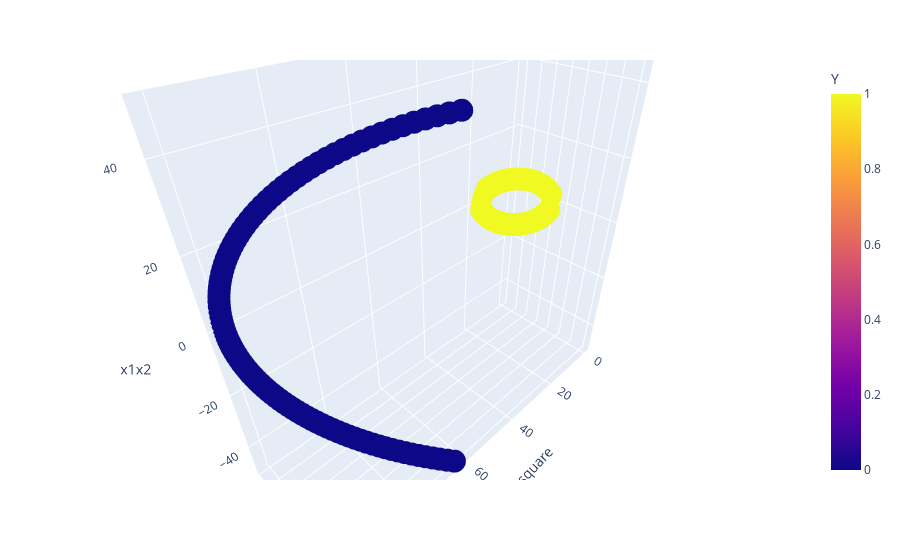

This figure's notebook cell:
### Code cell
# !pip install plotly
import plotly.express as px
fig = px.scatter_3d(df1, x = "x1square", y="x2square", z = "x1x2", color = "Y")
fig.show()

### Figure 1 — Plotly figure (JSON) as saved in the notebook; plotly's stock layout.template omitted (floating-point values rounded to 4 significant figures; data arrays with more than 128 entries replaced by an {"elided": "..."} marker saying what was removed)
{"data": [{"hovertemplate": "x1square=%{x}<br>x2square=%{y}<br>x1x2=%{z}<br>Y=%{marker.color}<extra></extra>", "legendgroup": "", "marker": {"color": {"elided": "332 int values"}, "coloraxis": "coloraxis", "symbol": "circle"}, "mode": "markers", "name": "", "scene": "scene", "showlegend": false, "type": "scatter3d", "x": {"elided": "332 float values"}, "y": {"elided": "332 float values"}, "z": {"elided": "332 float values"}}], "layout": {"autosize": true, "coloraxis": {"colorbar": {"title": {"text": "Y"}}, "colorscale": [[0, "#0d0887"], [0.1111, "#46039f"], [0.2222, "#7201a8"], [0.3333, "#9c179e"], [0.4444, "#bd3786"], [0.5556, "#d8576b"], [0.6667, "#ed7953"], [0.7778, "#fb9f3a"], [0.8889, "#fdca26"], [1, "#f0f921"]]}, "legend": {"tracegroupgap": 0}, "margin": {"t": 60}, "scene": {"aspectmode": "auto", "aspectratio": {"x": 1.42, "y": 0.5138, "z": 1.37}, "camera": {"center": {"x": 0, "y": 0, "z": 0}, "eye": {"x": 1.002, "y": 1.002, "z": 1.002}, "projection": {"type": "perspective"}, "up": {"x": 0, "y": 0, "z": 1}}, "domain": {"x": [0, 1], "y": [0, 1]}, "xaxis": {"title": {"text": "x1square"}, "type": "linear"}, "yaxis": {"title": {"text": "x2square"}, "type": "linear"}, "zaxis": {"title": {"text": "x1x2"}, "type": "linear"}}}}
